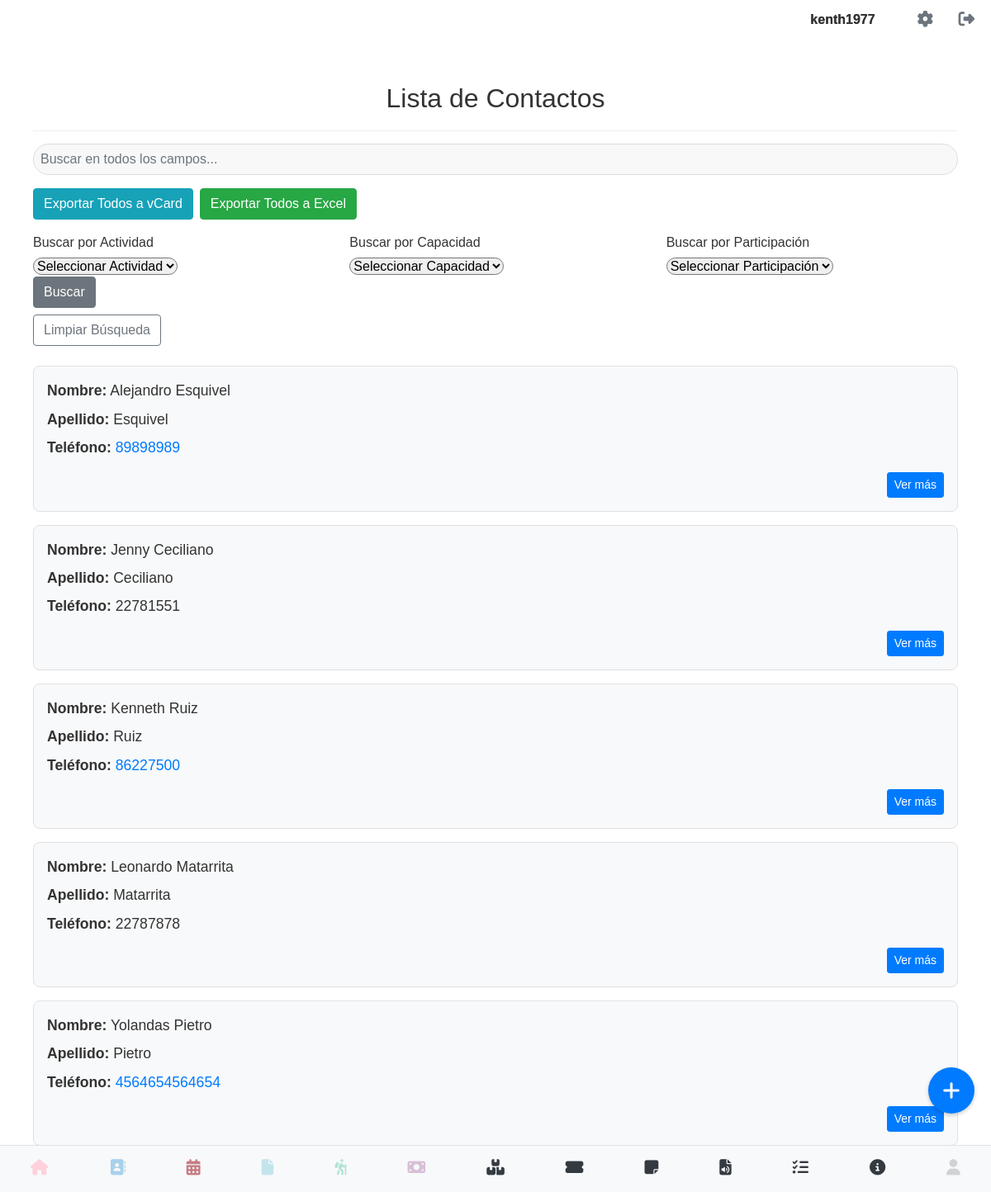
/listar_contacto (signed in), run on an earlier commit of the app's database.
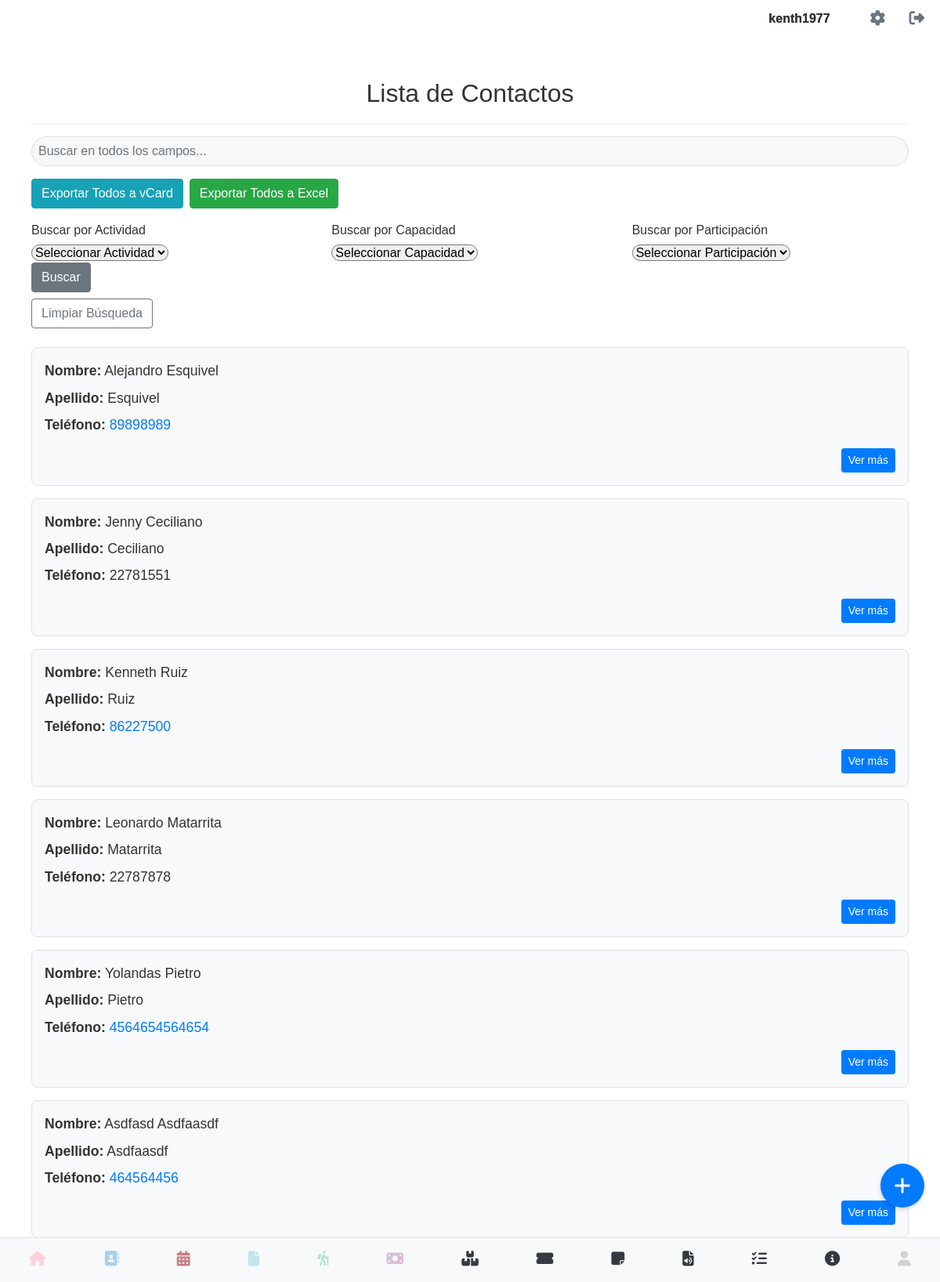
And on a later commit of the database.
### models.py (models this page shows, shortened)
class Contacto(db.Model):
    __tablename__ = 'contacto'
    id = db.Column(db.Integer, primary_key=True)
    nombre = db.Column(db.String(100), nullable=False)
    primer_apellido = db.Column(db.String(100), nullable=True)
    segundo_apellido = db.Column(db.String(100), nullable=True)
    telefono = db.Column(db.String(20), nullable=False)
    movil = db.Column(db.String(20), nullable=True)
    email = db.Column(db.String(120), nullable=True)
    direccion = db.Column(db.String(200), nullable=True)
    tipo_actividad = db.Column(db.String(100), nullable=True)
    nota = db.Column(db.Text, nullable=True)
    fecha_ingreso = db.Column(db.DateTime, default=datetime.utcnow)
    direccion_mapa = db.Column(db.String(255), nullable=True)
    avatar_path = db.Column(db.String(255), nullable=True)
    usuario_id = db.Column(db.Integer, db.ForeignKey('users.id'), nullable=False)
    empresa = db.Column(db.String(100), nullable=True)
    sitio_web = db.Column(db.String(255), nullable=True)
    capacidad_persona = db.Column(db.String(50), nullable=True)
    participacion = db.Column(db.String(50), nullable=True)
    usuario = db.relationship('User', backref=db.backref('contactos', lazy=True))

### app.py (the view)
@app.route('/listar_contacto')
@login_required
def listar_contacto():
    form_busqueda = BusquedaContactoForm()
    contactos = Contacto.query.filter_by(usuario_id=current_user.id).order_by(Contacto.nombre, Contacto.primer_apellido, Contacto.segundo_apellido).all()
    return render_template('listar_contacto.html', contactos=contactos, form_busqueda=form_busqueda)

### app.py (called while the page is built)
@login_manager.user_loader
def load_user(user_id):
    return User.query.get(int(user_id))

### models.py (called while the page is built)
    @property
    def is_authenticated(self):
        return True

### templates/listar_contacto.html (shortened to what this page needs)
{% extends 'base.html' %}
{% block content %}
  <div class="contactos-container">
    {% if current_user.is_authenticated %}
        <div class="top-right">
            <span class="username-display">{{ current_user.username }}</span>
            <a href="{{ url_for('perfil') }}" class="gear-icon"><i class="fas fa-cog"></i></a>
            <a href="{{ url_for('logout') }}" class="logout-icon"><i class="fas fa-sign-out-alt"></i></a>
        </div>
    {% endif %}
    <h1>Lista de Contactos</h1>
    <div class="search-container mt-3">
      <input type="text" id="searchInput" class="form-control rounded-pill" placeholder="Buscar en todos los campos...">
    </div>
    <div class="export-buttons mt-3">
      <a href="{{ url_for('exportar_todos_vcard') }}" class="btn btn-info">Exportar Todos a vCard</a>
      <a href="{{ url_for('exportar_todos_excel') }}" class="btn btn-success">Exportar Todos a Excel</a>
    </div>
    <div class="filter-form mt-3">
      <form method="POST" action="{{ url_for('buscar_contacto') }}" class="row g-3 align-items-center">
        <div class="col-md-4">
          {{ form_busqueda.busqueda_actividad.label(class="form-label") }}
          {{ form_busqueda.busqueda_actividad(class="rounded-pill form-select") }}
        </div>
        <div class="col-md-4">
          {{ form_busqueda.busqueda_capacidad_persona.label(class="form-label") }}
          {{ form_busqueda.busqueda_capacidad_persona(class="rounded-pill form-select") }}
        </div>
        <div class="col-md-4">
          {{ form_busqueda.busqueda_participacion.label(class="form-label") }}
          {{ form_busqueda.busqueda_participacion(class="rounded-pill form-select") }}
        </div>
        <div class="col-auto">
          {{ form_busqueda.submit_buscar(class="btn btn-secondary") }}
        </div>
      </form>
      <a href="{{ url_for('listar_contacto') }}" class="btn btn-outline-secondary mt-2">Limpiar Búsqueda</a>
    </div>
    <ul class="contact-list mt-4">
      {% if contactos %}
        {% for contacto in contactos %}
          <li class="contact-list-item" data-search-terms="{{ (contacto.nombre + ' ' + (contacto.primer_apellido or '') + ' ' + (contacto.telefono or '') + ' ' + (contacto.segundo_apellido or '') + ' ' + (contacto.movil or '') + ' ' + (contacto.email or '') + ' ' + (contacto.direccion or '') + ' ' + (contacto.tipo_actividad or '') + ' ' + (contacto.nota or '') + ' ' + (contacto.direccion_mapa or '') + ' ' + (contacto.empresa or '') + ' ' + (contacto.sitio_web or '') + ' ' + (contacto.capacidad_persona or '') + ' ' + (contacto.participacion or '')).lower() }}">
            <p><strong>Nombre:</strong> {{ contacto.nombre | title }} {% if contacto.primer_apellido %}{{ contacto.primer_apellido | title }}{% endif %}</p>
            <p><strong>Apellido:</strong> {% if contacto.primer_apellido %}{{ contacto.primer_apellido | title }}{% endif %}</p>
            <p><strong>Teléfono:</strong>
              {% if contacto.telefono and not contacto.telefono.startswith('2') %}
                <a href="https://wa.me/506{{ contacto.telefono }}">{{ contacto.telefono }}</a>
              {% else %}
                {{ contacto.telefono }}
              {% endif %}
            </p>
            <a href="{{ url_for('contacto_detalle', id=contacto.id) }}" class="btn btn-sm btn-primary view-more-button">Ver más</a>
          </li>
        {% endfor %}
      {% else %}
        <p>No tienes contactos en tu agenda.</p>
      {% endif %}
    </ul>
    <a href="{{ url_for('crear_contacto') }}" class="floating-button">
      <i class="fas fa-plus"></i>
    </a>
  </div>
{% endblock %}

What changed in the data, as far as the page shows it:
added Contacto: nombre "Asdfasd", primer_apellido "Asdfaasdf", telefono "464564456"
